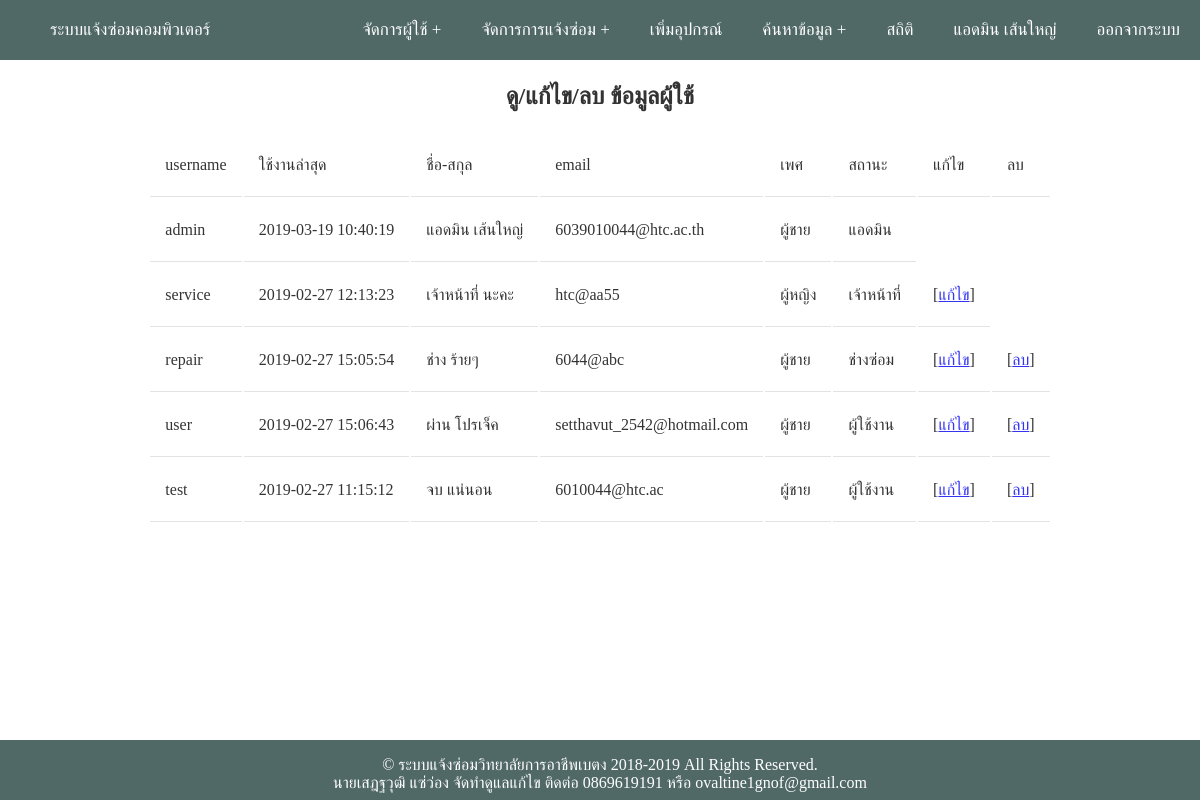
The page /admin/display_user_admin.php (signed in) on the database its author committed.
### tables this page shows
CREATE TABLE IF NOT EXISTS `user` (
  `user_id` int(11) NOT NULL AUTO_INCREMENT,
  `username` varchar(20) NOT NULL,
  `password` varchar(20) NOT NULL,
  `status` varchar(1) NOT NULL,
  `id_card` varchar(13) NOT NULL,
  `time` datetime NOT NULL,
  `count` int(11) NOT NULL,
  `u_w` varchar(2) NOT NULL,
  PRIMARY KEY (`user_id`),
  KEY `id_card` (`id_card`),
  KEY `u_w` (`u_w`)
);

CREATE TABLE IF NOT EXISTS `user_info` (
  `info_id` int(11) NOT NULL AUTO_INCREMENT,
  `id_card` varchar(13) NOT NULL,
  `name` varchar(30) NOT NULL,
  `surname` varchar(30) NOT NULL,
  `sex` varchar(1) NOT NULL,
  `email` varchar(30) NOT NULL,
  `phone` varchar(10) NOT NULL,
  `expire_date` date NOT NULL,
  PRIMARY KEY (`id_card`),
  UNIQUE KEY `id` (`info_id`)
);

### admin/display_user_admin.php (the view, shortened to what this page needs)
<?php
include('..\page\header.php');
require('..\connect_db.inc.php');
$sql = "SELECT * FROM user INNER JOIN user_info ON user.id_card=user_info.id_card WHERE u_w=1 ORDER BY user_id ASC";
$result = mysqli_query($conn,$sql) or die ("ไม่สามารถทำงานตามคำสั่ง SQL ได้");
?>
<center/>
<h2 align='center'>ดู/แก้ไข/ลบ ข้อมูลผู้ใช้</h2>
<table  align="center">
<tr> <td>username</td>
<td>ใช้งานล่าสุด</td><td>ชื่อ-สกุล</td><td>email</td><td>เพศ</td><td>สถานะ</td><td>แก้ไข</td><td>ลบ</td></tr>
<?php
while($row =mysqli_fetch_array($result)) {
	$s_status = $row["status"];
	$array_status = array('แอดมิน','เจ้าหน้าที่','ช่างซ่อม','ผู้ใช้งาน');
	switch ($s_status)
{
	case "0":
	$status = $array_status[0];
	break;
	case "1":
	$status = $array_status[1];
	break;
	case "2":
	$status = $array_status[2];
	break;
	case "3":
	$status = $array_status[3];
	break;
}
	echo "<tr>";
	echo " <td>" . $row["username"] . "</td>";
	echo "<td> " . $row["time"] . "</td><td>" . $row["name"] . " " . $row["surname"] . "</td><td>" . $row["email"] . "</td>";
	echo "<td>";
	if ($row["sex"]=="m" OR $row["sex"]=="M")
	{
	echo "ผู้ชาย";
	}
	else if ($row["sex"]=="f" OR $row["sex"]=="F")
	{
	echo "ผู้หญิง";
	}
	echo "</td><td>" . $status . "</td>"  ;
?>
<?php
	if($row["status"] != "0" ) {
?>
	<td>[<a href='show_user_detail.php?txt_id=<?php echo " " . $row["user_id"] . " " ;?>'>แก้ไข</a>]</td>
<?php
 }
 ?>
<?php
	if($row["status"] == "2" OR $row["status"] == "3") {
?>
		<td>
		[<a href="delete_user.php?txt_id=<?php echo " " . $row["user_id"] . " "; ?>&info_id= <?php echo " " . $row["info_id"] . " "; ?>" onClick="javascript:return confirm('คุณต้องการลบข้อมูลใช่หรือไม่');" >ลบ</a>]</td>
<?php
	}
	echo "</tr>";
}
?>
</table>
<br><br>
<?php
include '../page/footer.php';
?>

### page/header.php (style rules this page uses)
* { box-sizing: border-box; font-family : Georgia, serif; }
body { margin: 0; padding: 0; font-family: 'Open Sans', sans-serif; line-height: 32px; }
th, td { border-bottom: 1px solid #ddd; padding: 15px; text-align: left; }

### rows shown on the page
user: username "admin", time "2019-03-19 10:40:19", id_card.name "แอดมิน", id_card.surname "เส้นใหญ่", id_card.email "6039010044@htc.ac.th", shows "ผู้ชาย", status "แอดมิน"
user: username "service", time "2019-02-27 12:13:23", id_card.name "เจ้าหน้าที่", id_card.surname "นะคะ", id_card.email "htc@aa55", shows "ผู้หญิง", status "เจ้าหน้าที่"
user: username "repair", time "2019-02-27 15:05:54", id_card.name "ช่าง", id_card.surname "ร้ายๆ", id_card.email "6044@abc", shows "ผู้ชาย", status "ช่างซ่อม"
user: username "user", time "2019-02-27 15:06:43", id_card.name "ผ่าน", id_card.surname "โปรเจ็ค", id_card.email "setthavut_2542@hotmail.com", shows "ผู้ชาย", status "ผู้ใช้งาน"
user: username "test", time "2019-02-27 11:15:12", id_card.name "จบ", id_card.surname "แน่นอน", id_card.email "6010044@htc.ac", shows "ผู้ชาย", status "ผู้ใช้งาน"

### other values the page prints
$name "แอดมิน"
$sur "เส้นใหญ่"
